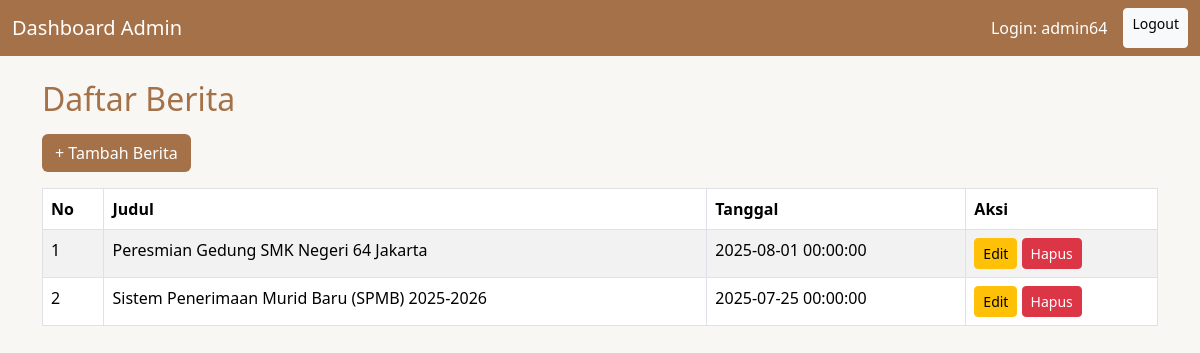
/web_sekolah_api/admin/dashboard.php (signed in), run on the app's committed database.
### tables this page shows
CREATE TABLE `berita` (
  `id_berita` int NOT NULL,
  `judul` varchar(100) NOT NULL,
  `isi` text NOT NULL,
  `tanggal` datetime DEFAULT CURRENT_TIMESTAMP,
  `gambar` varchar(100) DEFAULT NULL,
  `id_admin` int DEFAULT NULL
);

### web_sekolah_api/admin/dashboard.php (the view, shortened to what this page needs)
<?php
include '../koneksi.php';
$sql = "SELECT * FROM berita ORDER BY tanggal DESC";
$result = $conn->query($sql);
?>
<!DOCTYPE html>
<html lang="id">
<head>
  <link href="https://cdn.jsdelivr.net/npm/bootstrap@5.3.2/dist/css/bootstrap.min.css" rel="stylesheet">
  <link rel="stylesheet" href="../assets/css/style.css">
</head>
<body>
<nav class="navbar navbar-expand-lg navbar-dark" style="background-color:#a47148;">
  <div class="container-fluid">
    <a class="navbar-brand" href="#">Dashboard Admin</a>
    <div class="d-flex">
      <span class="navbar-text text-white me-3">Login: <?php echo $_SESSION['admin']; ?></span>
      <a href="logout.php" class="btn btn-light btn-sm">Logout</a>
    </div>
  </div>
</nav>
<div class="container py-4">
  <h2 class="mb-3 text-brown">Daftar Berita</h2>
  <a href="tambah_berita.php" class="btn btn-brown mb-3">+ Tambah Berita</a>
  <table class="table table-bordered table-striped">
    <thead style="background-color:#a47148; color:white;">
      <tr>
        <th>No</th>
        <th>Judul</th>
        <th>Tanggal</th>
        <th>Aksi</th>
      </tr>
    </thead>
    <tbody>
      <?php
      if ($result->num_rows > 0) {
          $no = 1;
          while ($row = $result->fetch_assoc()) {
              echo "<tr>
                  <td>{$no}</td>
                  <td>{$row['judul']}</td>
                  <td>{$row['tanggal']}</td>
                  <td>
                      <a href='edit_berita.php?id={$row['id_berita']}' class='btn btn-warning btn-sm'>Edit</a>
                      <a href='hapus_berita.php?id={$row['id_berita']}' class='btn btn-danger btn-sm' onclick='return confirm(\"Yakin ingin menghapus?\");'>Hapus</a>
                  </td>
              </tr>";
              $no++;
          }
      } else {
          echo "<tr><td colspan='4' class='text-center'>Belum ada berita</td></tr>";
      }
      ?>
    </tbody>
  </table>
</div>
</body>
</html>

### web_sekolah_api/assets/css/style.css (style rules this page uses)
body { background-color: #f9f7f4; }
.text-brown { color: #a47148; }

### web_sekolah_api/admin/dashboard.php (style rules this page uses)
.btn-brown { background-color: #a47148; color: white; }

### data on the page
berita: judul "Peresmian Gedung SMK Negeri 64 Jakarta", tanggal "2025-08-01 00:00:00"
berita: judul "Sistem Penerimaan Murid Baru (SPMB) 2025-2026", tanggal "2025-07-25 00:00:00"

### other printed values
$_SESSION['admin'] "admin64"
